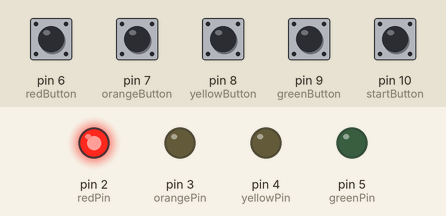
Simulated run of this sketch. Board: Arduino Uno, built with avr-gcc and run on an emulated ATmega328P. Shown: output pins drawn as LEDs (lit = HIGH). The test bench sets the inputs (shaded band); at power-on: pin 6 (redButton), pin 7 (orangeButton), pin 8 (yellowButton), pin 9 (greenButton), pin 10 (startButton) LOW. Random numbers use the default seed unless the sketch sets one; what the sketch prints to the serial monitor is not drawn.

Above: at 0.15 s.
1.3 s: pin 10 (startButton) pulled HIGH for 1 s
5.0 s: pin 6 (redButton) pulled HIGH for 0.15 s
At 7.6 s:
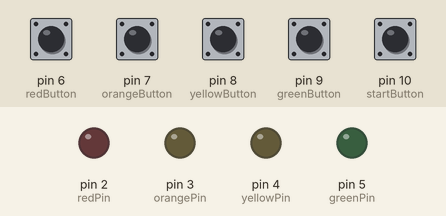
8.0 s: pin 7 (orangeButton) pulled HIGH for 0.15 s
At 8.07 s:
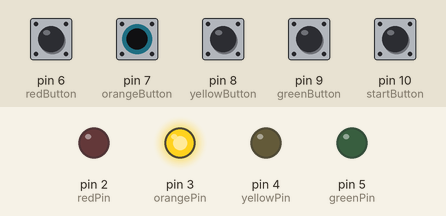
9.6 s: pin 8 (yellowButton) pulled HIGH for 0.15 s
At 10.5 s:
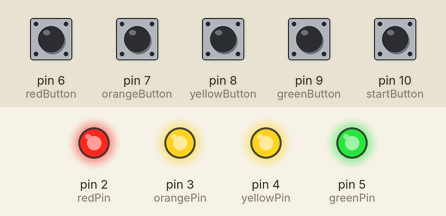
12.6 s: pin 9 (greenButton) pulled HIGH for 1 s
At 13.4 s:
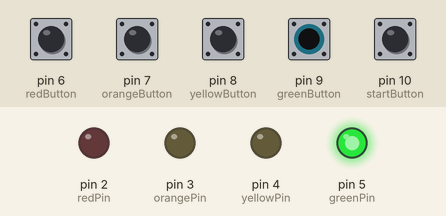
15.1 s: pin 9 (greenButton) pulled HIGH for 0.15 s
At 18.5 s:
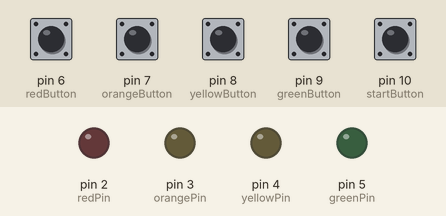
Timing chart, 0 to 19.2 s (numbered marks = the images above; inputs shaded):
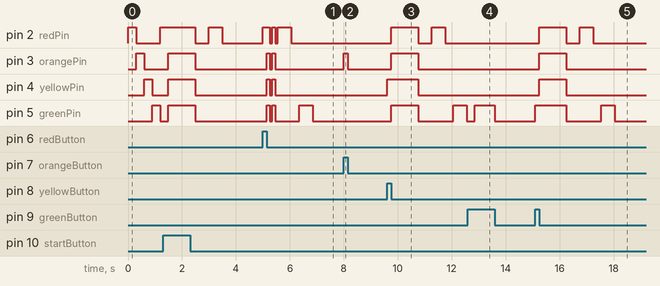

Measured:
- after the input at 5.0 s, pin 2 (redPin): goes HIGH 0.25 s, LOW 0.10 s, HIGH 0.10 s, LOW 0.10 s, HIGH 0.50 s, then LOW, starting at once; pin 3 (orangePin): alternates HIGH for 0.10 s and LOW for 0.10 s, 4 changes in all, then stays LOW, starting after 0.15 s
- after the input at 8.0 s, pin 3 (orangePin): LOW → HIGH at once, → LOW 0.15 s later
- after the input at 9.6 s, pin 2 (redPin): LOW → HIGH after 0.15 s, → LOW 1.0 s later, → HIGH 0.50 s later, → LOW 0.50 s later; pin 3 (orangePin): LOW → HIGH after 0.15 s, → LOW 1.0 s later; pin 4 (yellowPin): LOW → HIGH at once, → LOW 1.2 s later; pin 5 (greenPin): LOW → HIGH after 0.15 s, → LOW 1.0 s later, → HIGH 1.3 s later, → LOW 0.50 s later
- after the input at 12.6 s, pin 5 (greenPin): LOW → HIGH after 0.25 s, → LOW 0.75 s later
- after the input at 15.1 s, pin 2 (redPin): LOW → HIGH after 0.15 s, → LOW 1.0 s later, → HIGH 0.50 s later, → LOW 0.50 s later; pin 3 (orangePin), pin 4 (yellowPin): LOW → HIGH after 0.15 s, → LOW 1.0 s later; pin 5 (greenPin): LOW → HIGH at once, → LOW 1.2 s later, → HIGH 1.3 s later, → LOW 0.50 s later

The sketch:

Simon.ino
```cpp
const int PLAY_LIMIT = 3;
int colors[PLAY_LIMIT];
int inputColors[PLAY_LIMIT];
int colorCount = 0;
int inputCount = 0;
bool gameStart = false;
bool displayLights = false;
bool win = false;

bool redPressed = false;
bool orangePressed = false;
bool yellowPressed = false;
bool greenPressed = false;

int redPin = 2;
int orangePin = 3;
int yellowPin = 4;
int greenPin = 5;

int redButton = 6;
int orangeButton = 7;
int yellowButton = 8;
int greenButton = 9;
int startButton = 10;

void setup() {
  // put your setup code here, to run once:
  Serial.begin(9600);
  randomSeed(analogRead(A0));
  pinMode(redPin, OUTPUT);
  pinMode(orangePin, OUTPUT);
  pinMode(yellowPin, OUTPUT);
  pinMode(greenPin, OUTPUT);

  pinMode(redButton, INPUT);
  pinMode(orangeButton, INPUT);
  pinMode(yellowButton, INPUT);
  pinMode(greenButton, INPUT);
  pinMode(startButton, INPUT);
}

void loop() {
  // put your main code here, to run repeatedly:
  //val = analogRead(knockSensor);
  //Serial.println(val);
  //if (val >= THRESHOLD){
  //  Serial.println("Knock");
  //}

  if (gameStart) {
    if (colorCount == 0) {
      colors[0] = random(2, 6);
      colorCount = 1;
      inputCount = 0;
    }
    if (!displayLights) {
      offAllLED();
      for (int i = 0; i < colorCount; i++) {
        digitalWrite(colors[i], HIGH);
        delay(500);
        digitalWrite(colors[i], LOW);
        delay(300);
      }
      displayLights = true;
    }
    else {
      checkButtons();
      if (inputCount == colorCount) {
        bool correct = true;

        for (int i = 0; i < colorCount; i++) {
          if (inputColors[i] != colors[i]) {
            correct = false;
          }
          Serial.println("correctness");
        }

        inputCount = 0;

        if (correct) {
          Serial.print("correct");
          for (int i = 2; i < 6; i++) {
            digitalWrite(i, HIGH);
          }
          delay(100);
          for (int i = 2; i < 6; i++) {
            digitalWrite(i, LOW);
          }
          delay(100);
          for (int i = 2; i < 6; i++) {
            digitalWrite(i, HIGH);
          }
          delay(100);
          for (int i = 2; i < 6; i++) {
            digitalWrite(i, LOW);
          }
          delay(100);
          if (colorCount < PLAY_LIMIT) {
            colors[colorCount] = random(2, 6);
            colorCount++;
            displayLights = false;
          }
          else
          {
            win = true;
            gameStart = false;
          }
        }
        else {
          Serial.print("wrong");
          for (int i = 2; i < 6; i++) {
            digitalWrite(i, HIGH);
          }
          delay(1000);
          for (int i = 2; i < 6; i++) {
            digitalWrite(i, LOW);
          }
          delay(500);
          displayLights = false;
        }
      }
    }
  }
  else if (win) {
    showWinning();
  }
  else
  {
    checkGameStart();
  }
}

void checkGameStart() {
  offAllLED();
  for (int i = 2; i < 6; i++) {
    if (digitalRead(startButton) == HIGH) {
      gameStart = true;
      onAllLED();
      delay (1000);
      offAllLED();
      delay(500);
      return;
    }
    digitalWrite(i, HIGH);
    delay(300);

    if (digitalRead(startButton) == HIGH) {
      gameStart = true;
      onAllLED();
      delay(1000);
      offAllLED();
      delay(500);
      return;
    }
    digitalWrite(i, LOW);
  }
}

void checkButtons() {
  if (digitalRead(redButton) == HIGH) {
    redPressed = true;
    digitalWrite(redPin, HIGH);
  }
  else {
    digitalWrite(redPin, LOW);
    if (redPressed == true) {
      inputColors[inputCount] = redPin;
      inputCount++;
      Serial.println("RED");
      redPressed = false;
      return;
    }
    redPressed = false;
  }

  if (digitalRead(orangeButton) == HIGH)
  {
    orangePressed = true;
    digitalWrite(orangePin, HIGH);
  }
  else {
    digitalWrite(orangePin, LOW);
    if (orangePressed == true) {
      inputColors[inputCount] = orangePin;
      inputCount++;
      Serial.println("ORANGE");
      orangePressed = false;
      return;
    }
    orangePressed = false;
  }

  if (digitalRead(yellowButton) == HIGH)
  {
    yellowPressed = true;
    digitalWrite(yellowPin, HIGH);
  }
  else {
    digitalWrite(yellowPin, LOW);
    if (yellowPressed == true) {
      inputColors[inputCount] = yellowPin;
      inputCount++;
      Serial.println("YELLOW");
      yellowPressed = false;
      return;
    }
    yellowPressed = false;
  }

  if (digitalRead(greenButton) == HIGH)
  {
    greenPressed = true;
    digitalWrite(greenPin, HIGH);
  }
  else {
    digitalWrite(greenPin, LOW);
    if (greenPressed == true) {
      inputColors[inputCount] = greenPin;
      inputCount++;
      Serial.println("GREEN");
      greenPressed = false;

      return;
    }
    greenPressed = false;
  }
}

void showWinning()
{
  offAllLED();
  for (int i = 2; i < 6; i++) {
    if (digitalRead(startButton) == HIGH) {
      gameStart = true;
      displayLights = false;
      inputCount = 0;
      colorCount = 0;
      onAllLED();
      delay(1000);
      offAllLED();
      delay(500);
      return;
    }
    digitalWrite(i, HIGH);
    delay(100);

    if (digitalRead(startButton) == HIGH) {
      gameStart = true;
      displayLights = false;
      inputCount = 0;
      colorCount = 0;
      onAllLED();
      delay(1000);
      offAllLED();
      delay(500);
      return;
    }
    digitalWrite(i, LOW);
  }
}

void offAllLED() {
  digitalWrite(redPin, LOW);
  digitalWrite(orangePin, LOW);
  digitalWrite(yellowPin, LOW);
  digitalWrite(greenPin, LOW);
}

void onAllLED() {
  digitalWrite(redPin, HIGH);
  digitalWrite(orangePin, HIGH);
  digitalWrite(yellowPin, HIGH);
  digitalWrite(greenPin, HIGH);
}
```
